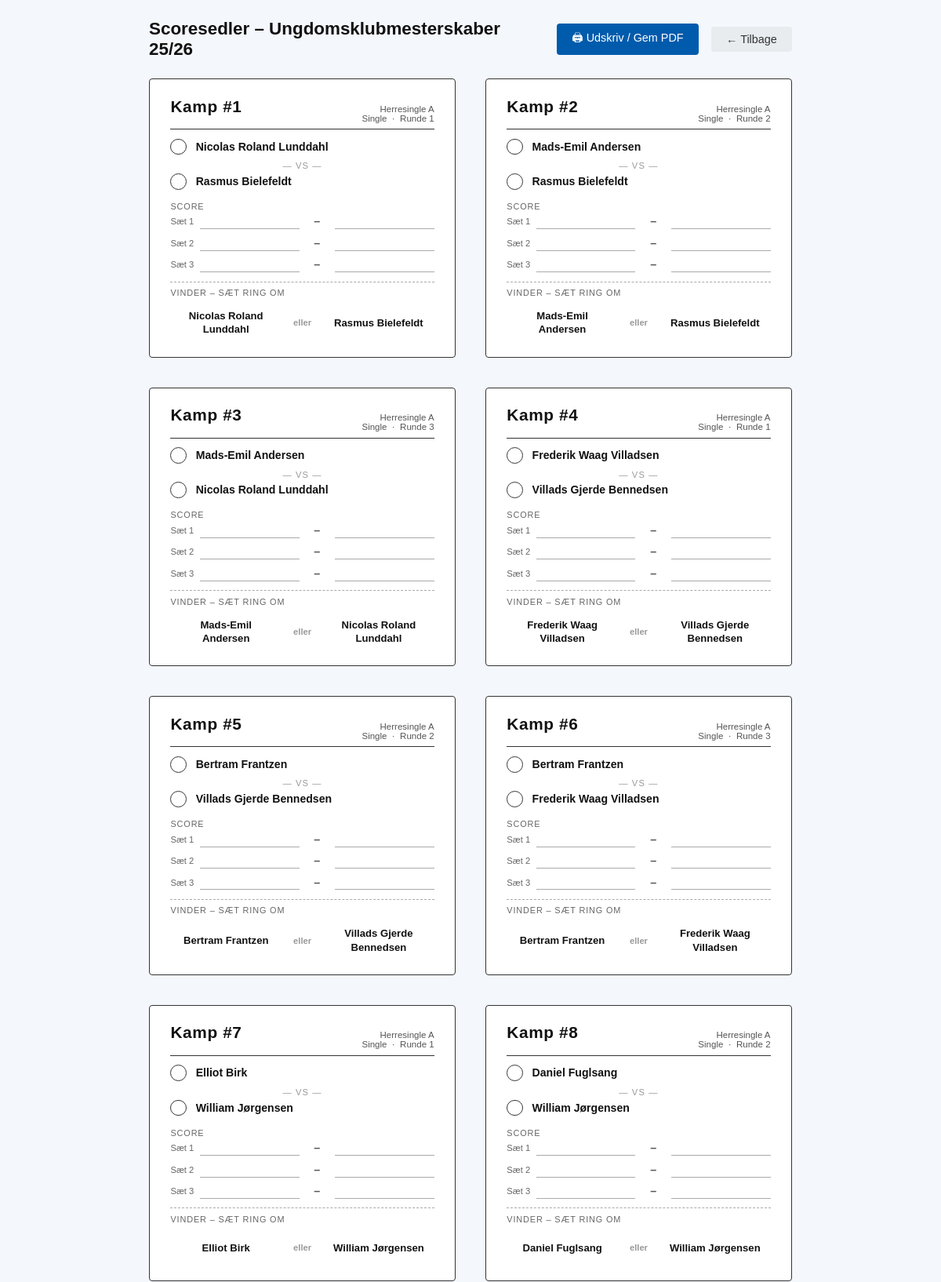
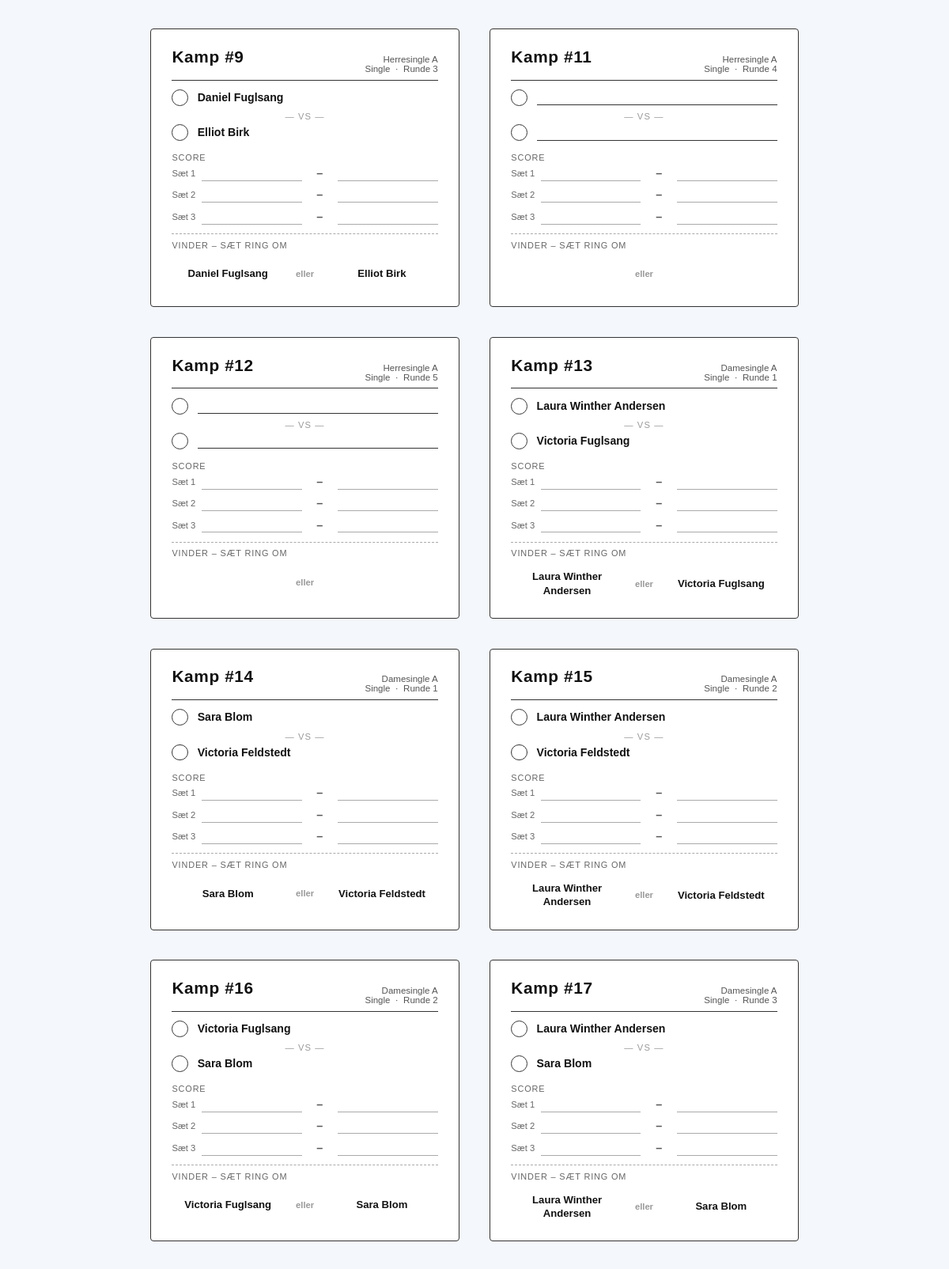
The page /tournaments/4/scoresheet/ (signed in, upper part) on the database its author committed (2 pictures, top to bottom).
### tournaments/models.py (models this page shows, shortened)
class Tournament(models.Model):
    name = models.CharField(max_length=200, verbose_name=_("Name"))
    date = models.DateField(verbose_name=_("Date"))
    DIVISION_MODEL_CHOICES = [
        ('youth', _('Youth Divisions (U9-U19)')),
        ('mixed', _('Mixed Divisions (A, B, C)')),
    ]
    division_model = models.CharField(max_length=10, choices=DIVISION_MODEL_CHOICES, verbose_name=_("Division Model"))
    SCORING_MODEL_CHOICES = [
        ('best_of_3_21', _('Best of 3 sets to 21')),
        ('best_of_5_15', _('Best of 5 sets to 15')),
    ]
    scoring_model = models.CharField(
        max_length=20,
        choices=SCORING_MODEL_CHOICES,
        default='best_of_3_21',
        verbose_name=_("Scoring Model")
    )
    single_match_duration = models.IntegerField(
        help_text=_("Duration of a single match in minutes"),
        default=30,
        verbose_name=_("Single Match Duration")
    )
    double_match_duration = models.IntegerField(
        help_text=_("Duration of a double match in minutes"),
        default=40,
        verbose_name=_("Double Match Duration")
    )
    player_break_time = models.IntegerField(
        help_text=_("Minimum break time for players between matches in minutes"),
        default=15,
        verbose_name=_("Player Break Time")
    )
    court_count = models.IntegerField(
        default=4,
        verbose_name=_("Antal baner"),
        help_text=_("Antal tilgængelige baner under turneringen"),
    )
    start_time = models.TimeField(
        null=True, blank=True,
        verbose_name=_("Starttidspunkt"),
        help_text=_("Klokkeslæt for første kamp"),
    )
    schedule_locked = models.BooleanField(
        default=False,
        verbose_name=_("Program låst"),
        help_text=_("Når programmet er låst, kan kampprogram og spilleplan ikke ændres."),
    )
    logo = models.ImageField(
        upload_to='tournament_logos/',
        null=True, blank=True,
        verbose_name=_("Logo"),
        help_text=_("Logo vises på udprintede programmer og spilleplaner."),
    )
    owner = models.ForeignKey(
        settings.AUTH_USER_MODEL,
        on_delete=models.SET_NULL,
        null=True, blank=True,
        related_name='tournaments',
        verbose_name=_("Klubbruger"),
    )

class Match(models.Model):
    STATUS_CHOICES = [
        ('pending', _('Pending')),
        ('in_progress', _('In Progress')),
        ('completed', _('Completed')),
    ]
    division = models.ForeignKey(Division, on_delete=models.CASCADE, related_name='matches')
    team1 = models.ForeignKey('players.Team', on_delete=models.SET_NULL, null=True, blank=True, related_name='team1_matches')
    team2 = models.ForeignKey('players.Team', on_delete=models.SET_NULL, null=True, blank=True, related_name='team2_matches')
    winner = models.ForeignKey('players.Team', on_delete=models.SET_NULL, null=True, blank=True, related_name='won_matches', verbose_name=_("Winner"))
    score = models.CharField(max_length=50, blank=True, null=True, verbose_name=_("Score"))
    match_round = models.IntegerField(default=1, verbose_name=_("Round"))
    match_number = models.IntegerField(null=True, blank=True, verbose_name=_("Match Number"))
    bracket_slot = models.IntegerField(null=True, blank=True, verbose_name=_("Bracket Slot"))
    bracket_label = models.CharField(max_length=120, null=True, blank=True, verbose_name=_("Bracket Label"))
    status = models.CharField(max_length=20, choices=STATUS_CHOICES, default='pending', verbose_name=_("Status"))
    walkover = models.BooleanField(default=False, verbose_name=_("Walk-over"))
    scheduled_time = models.DateTimeField(verbose_name=_("Scheduled Time"), null=True, blank=True)
    court = models.CharField(max_length=50, blank=True, null=True, verbose_name=_("Court"))
    group_number = models.IntegerField(null=True, blank=True, verbose_name=_("Gruppe nr."))
    phase = models.CharField(
        max_length=10, default='group',
        choices=[('group', _('Gruppespil')), ('playoff', _('Slutspil'))],
        verbose_name=_("Fase"),
    )

class Division(models.Model):
    DISCIPLINE_CHOICES = [
        ('single', _('Single')),
        ('double', _('Double')),
        ('mixed', _('Mixeddouble')),
    ]
    TOURNAMENT_TYPE_CHOICES = [
        ('group', _('Gruppe (round-robin)')),
        ('playoff', _('Gruppe med slutspil')),
        ('tree', _('Enkeltelimination')),
    ]
    tournament = models.ForeignKey(Tournament, on_delete=models.CASCADE, related_name='divisions')
    name = models.CharField(max_length=100, verbose_name=_("Division Name"))
    discipline = models.CharField(
        max_length=10, choices=DISCIPLINE_CHOICES, default='single',
        verbose_name=_("Disciplin")
    )
    tournament_type = models.CharField(
        max_length=10, choices=TOURNAMENT_TYPE_CHOICES, default='group',
        verbose_name=_("Turneringstype")
    )
    group_count = models.IntegerField(
        default=2, verbose_name=_("Antal grupper"),
        help_text=_("Antal grupper i gruppespillet (kun ved 'Gruppe med slutspil')."),
    )
    advance_count = models.IntegerField(
        default=2, verbose_name=_("Antal der går videre"),
        help_text=_("Antal spillere/hold der går videre fra hver gruppe til slutspillet."),
    )
    schedule_priority = models.IntegerField(
        default=5,
        verbose_name=_("Spilleplansprioritet"),
        help_text=_("1 = planlæg tidligst · 10 = planlæg sidst. Brug dette til at sikre at yngre rækker spiller færdigt først."),
    )
    teams = models.ManyToManyField('players.Team', related_name='divisions', blank=True, verbose_name=_("Deltagere"))

### players/models.py (models this page shows, shortened)
class Team(models.Model):
    PAIR_TYPE_CHOICES = [
        ('double', _('Double')),
        ('mixed', _('Mixeddouble')),
    ]
    DIVISION_CHOICES = [
        ('U9', _('Under 9')),
        ('U11', _('Under 11')),
        ('U13', _('Under 13')),
        ('U15', _('Under 15')),
        ('U17', _('Under 17')),
        ('U19', _('Under 19')),
        ('A', _('A Række')),
        ('B', _('B Række')),
        ('C', _('C Række')),
    ]
    player1 = models.ForeignKey(Player, on_delete=models.CASCADE, related_name='team_player1')
    player2 = models.ForeignKey(Player, on_delete=models.SET_NULL, related_name='team_player2', null=True, blank=True)
    pair_type = models.CharField(
        max_length=10, choices=PAIR_TYPE_CHOICES, null=True, blank=True,
        verbose_name=_('Par-type'),
        help_text=_('Double: samme køn · Mixeddouble: et af hvert'),
    )
    division = models.CharField(
        max_length=10, choices=DIVISION_CHOICES, blank=True, null=True,
        verbose_name=_('Række'),
    )
    name = models.CharField(max_length=100, blank=True, null=True)

### tournaments/views.py (the view)
# urls.py: path('<int:pk>/scoresheet/', views.tournament_scoresheet, name='tournament_scoresheet'),
@login_required
def tournament_scoresheet(request, pk):
    tournament = get_object_or_404(Tournament, pk=pk, owner=request.user)
    matches = (
        Match.objects
        .filter(division__tournament=tournament)
        .exclude(match_number=None)
        .exclude(walkover=True)
        .select_related('team1', 'team2', 'division')
        .order_by('match_number')
    )
    return render(request, 'tournaments/scoresheet.html', {
        'tournament': tournament,
        'matches': matches,
        'title_suffix': None,
    })

### tournaments/templates/tournaments/scoresheet.html (shortened to what this page needs)
<!DOCTYPE html>
<html lang="da">
<head>
</head>
<body>
<div class="screen-header">
  <h1>Scoresedler – {{ tournament.name }}{% if title_suffix %} – {{ title_suffix }}{% endif %}</h1>
  <button class="btn btn-primary" onclick="window.print()">🖨 Udskriv / Gem PDF</button>
  <a href="{% url 'tournament_detail' tournament.pk %}" class="btn btn-secondary">← Tilbage</a>
</div>
{% if matches %}
<div class="sheet-grid">
{% for match in matches %}
<div class="score-card">
  <div class="card-header">
    <span class="match-no">Kamp #{{ match.match_number }}</span>
    <span class="division-label">
      {{ match.division.name }}<br>
      {{ match.division.get_discipline_display }} &nbsp;·&nbsp; Runde {{ match.match_round }}
    </span>
  </div>
  <div class="teams">
    <div class="team-row">
      <div class="team-bullet"></div>
      {% if match.team1 %}
      <span class="team-name">{{ match.team1.name }}</span>
      {% else %}
      <div class="team-name-line" title="{{ match.bracket_label }}"></div>
      {% endif %}
    </div>
    <div class="vs-divider">— VS —</div>
    <div class="team-row">
      <div class="team-bullet"></div>
      {% if match.team2 %}
      <span class="team-name">{{ match.team2.name }}</span>
      {% else %}
      <div class="team-name-line"></div>
      {% endif %}
    </div>
  </div>
  <div class="score-section-label">Score</div>
  <div class="score-row">
    <span class="score-row-label">Sæt 1</span>
    <div class="score-line"></div>
    <div class="score-dash">–</div>
    <div class="score-line"></div>
  </div>
  <div class="score-row">
    <span class="score-row-label">Sæt 2</span>
    <div class="score-line"></div>
    <div class="score-dash">–</div>
    <div class="score-line"></div>
  </div>
  <div class="score-row">
    <span class="score-row-label">Sæt 3</span>
    <div class="score-line"></div>
    <div class="score-dash">–</div>
    <div class="score-line"></div>
  </div>
    <div class="winner-section">
    <div class="winner-section-label">Vinder – sæt ring om</div>
    <div class="winner-options">
      {% if match.team1 and match.team2 %}
      <div class="winner-option">{{ match.team1.name }}</div>
      <div class="winner-vs">eller</div>
      <div class="winner-option">{{ match.team2.name }}</div>
      {% else %}
      <div class="winner-option winner-option-blank"></div>
      <div class="winner-vs">eller</div>
      <div class="winner-option winner-option-blank"></div>
      {% endif %}
    </div>
  </div>
</div>
{% endfor %}
</div>
{% else %}
<div class="no-matches">
  <p>Ingen kampe med kampnumre endnu. Generer kampprogram for en række først.</p>
</div>
{% endif %}
</body>
</html>

### tournaments/templates/tournaments/scoresheet.html (style rules this page uses)
body { font-family: Arial, Helvetica, sans-serif; background: #f4f7fb; margin: 0; padding: 1.5rem; color: #111; }
.screen-header { max-width: 820px; margin: 0 auto 1.5rem; display: flex; align-items: center; gap: 1rem; flex-wrap: wrap; }
.screen-header h1 { margin: 0; font-size: 1.4rem; flex: 1; }
.btn { display: inline-block; padding: 0.5rem 1.2rem; border-radius: 4px; text-decoration: none; font-size: 0.9rem; cursor: pointer; border: none; }
.btn-primary { background: #005BAC; color: #fff; }
.btn-secondary { background: #e9ecef; color: #333; }
.sheet-grid { max-width: 820px; margin: 0 auto; display: grid; grid-template-columns: 1fr 1fr; gap: 10mm; }
.score-card { background: #fff; border: 1.5px solid #333; border-radius: 4px; padding: 6mm 7mm 5mm; box-sizing: border-box; page-break-inside: avoid; break-inside: avoid; }
.card-header { display: flex; justify-content: space-between; align-items: baseline; border-bottom: 1.5px solid #333; padding-bottom: 2mm; margin-bottom: 3mm; }
.match-no { font-size: 1.3rem; font-weight: 700; letter-spacing: 0.03em; }
.division-label { font-size: 0.72rem; color: #555; text-align: right; }
.teams { margin-bottom: 4mm; }
.team-row { display: flex; align-items: center; gap: 3mm; margin-bottom: 2mm; }
.team-bullet { width: 5mm; height: 5mm; border: 1.2px solid #333; border-radius: 50%; flex-shrink: 0; }
.team-name { font-size: 0.88rem; font-weight: 600; line-height: 1.2; }
.team-name-line { flex: 1; border-bottom: 1.2px solid #333; height: 5mm; }
.vs-divider { text-align: center; font-size: 0.7rem; color: #999; margin: 1mm 0; letter-spacing: 0.1em; }
.score-section-label { font-size: 0.68rem; text-transform: uppercase; letter-spacing: 0.08em; color: #666; margin: 3mm 0 1mm; }
.score-row { display: grid; grid-template-columns: auto 1fr 8mm 1fr; align-items: center; gap: 2mm; margin-bottom: 2mm; }
.score-row-label { font-size: 0.7rem; color: #666; white-space: nowrap; }
.score-line { border-bottom: 1px solid #aaa; height: 5mm; }
.score-dash { text-align: center; font-size: 0.9rem; font-weight: 700; color: #555; }
.winner-section { margin-top: 3mm; padding-top: 2mm; border-top: 1px dashed #aaa; }
.winner-section-label { font-size: 0.68rem; text-transform: uppercase; letter-spacing: 0.08em; color: #666; margin-bottom: 2mm; }
.winner-options { display: flex; gap: 4mm; align-items: stretch; }
.winner-option { flex: 1; padding: 2mm 3mm; text-align: center; font-size: 0.82rem; font-weight: 600; line-height: 1.3; min-height: 8mm; display: flex; align-items: center; justify-content: center; }
.winner-vs { display: flex; align-items: center; font-size: 0.7rem; color: #999; font-weight: 700; }

### rows shown on the page
Tournament: name "Ungdomsklubmesterskaber 25/26"
Match: match_number "1", division.name "Herresingle A", division.discipline "Single", match_round "1", team1.name "Nicolas Roland Lunddahl", team2.name "Rasmus Bielefeldt"
Match: match_number "2", division.name "Herresingle A", division.discipline "Single", match_round "2", team1.name "Mads-Emil Andersen", team2.name "Rasmus Bielefeldt"
Match: match_number "3", division.name "Herresingle A", division.discipline "Single", match_round "3", team1.name "Mads-Emil Andersen", team2.name "Nicolas Roland Lunddahl"
Match: match_number "4", division.name "Herresingle A", division.discipline "Single", match_round "1", team1.name "Frederik Waag Villadsen", team2.name "Villads Gjerde Bennedsen"
Match: match_number "5", division.name "Herresingle A", division.discipline "Single", match_round "2", team1.name "Bertram Frantzen", team2.name "Villads Gjerde Bennedsen"
Match: match_number "6", division.name "Herresingle A", division.discipline "Single", match_round "3", team1.name "Bertram Frantzen", team2.name "Frederik Waag Villadsen"
Match: match_number "7", division.name "Herresingle A", division.discipline "Single", match_round "1", team1.name "Elliot Birk", team2.name "William Jørgensen"
Match: match_number "8", division.name "Herresingle A", division.discipline "Single", match_round "2", team1.name "Daniel Fuglsang", team2.name "William Jørgensen"
Match: match_number "9", division.name "Herresingle A", division.discipline "Single", match_round "3", team1.name "Daniel Fuglsang", team2.name "Elliot Birk"
Match: match_number "11", division.name "Herresingle A", division.discipline "Single", match_round "4", shows "eller"
Match: match_number "12", division.name "Herresingle A", division.discipline "Single", match_round "5", shows "eller"
Match: match_number "13", division.name "Damesingle A", division.discipline "Single", match_round "1", team1.name "Laura Winther Andersen", team2.name "Victoria Fuglsang"
Match: match_number "14", division.name "Damesingle A", division.discipline "Single", match_round "1", team1.name "Sara Blom", team2.name "Victoria Feldstedt"
Match: match_number "15", division.name "Damesingle A", division.discipline "Single", match_round "2", team1.name "Laura Winther Andersen", team2.name "Victoria Feldstedt"
Match: match_number "16", division.name "Damesingle A", division.discipline "Single", match_round "2", team1.name "Victoria Fuglsang", team2.name "Sara Blom"
Match: match_number "17", division.name "Damesingle A", division.discipline "Single", match_round "3", team1.name "Laura Winther Andersen", team2.name "Sara Blom"
